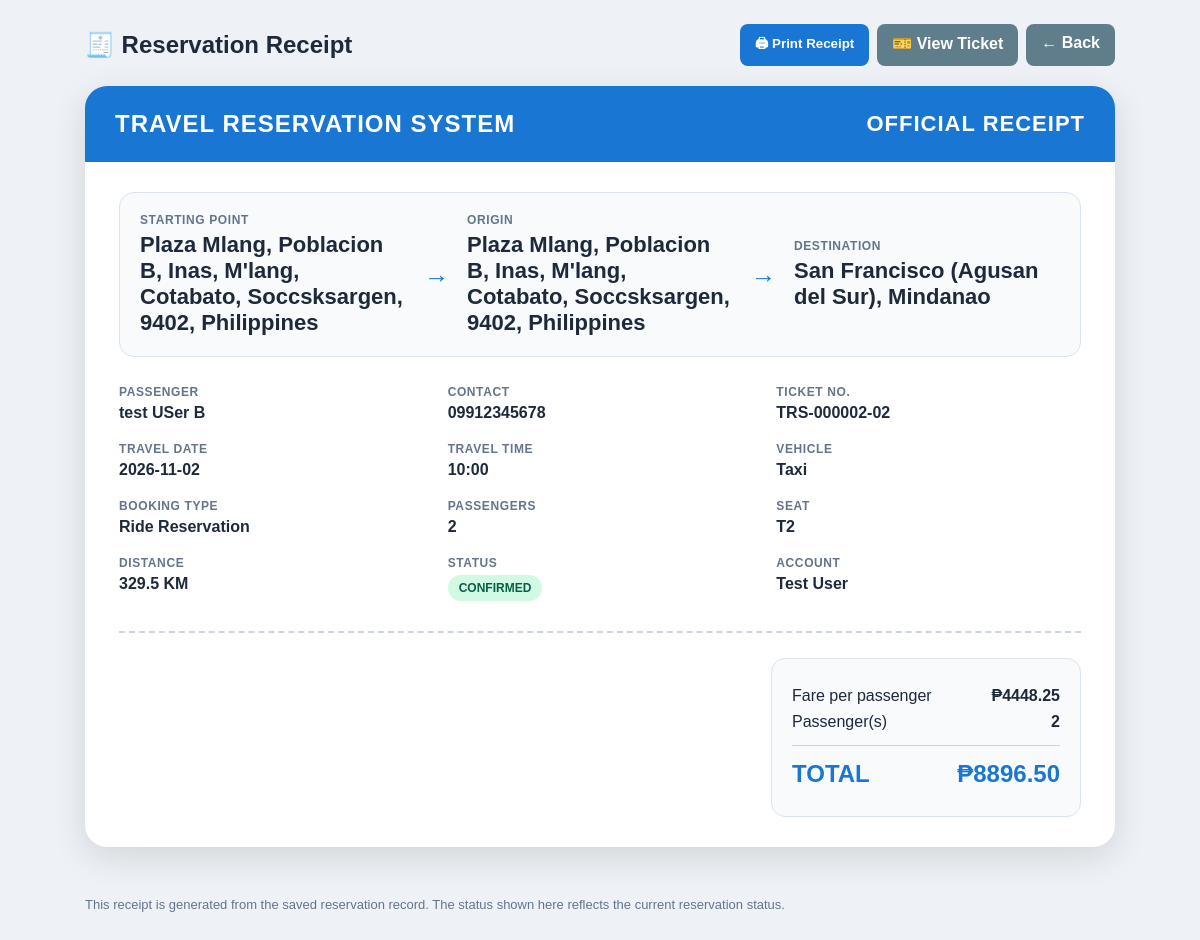
Page /receipt/TRS-000002-02 (signed in) on the committed database.
### tables this page shows
CREATE TABLE tickets (
            ticket_id INTEGER PRIMARY KEY AUTOINCREMENT,
            reservation_id INTEGER NOT NULL,
            user_id INTEGER NOT NULL,
            passenger_name TEXT NOT NULL,
            contact TEXT NOT NULL,
            starting_location TEXT NOT NULL,
            origin TEXT NOT NULL,
            destination TEXT NOT NULL,
            travel_date TEXT NOT NULL,
            travel_time TEXT NOT NULL,
            vehicle TEXT NOT NULL,
            seat_number TEXT NOT NULL,
            fare REAL DEFAULT 0,
            status TEXT DEFAULT 'Pending',
            booking_type TEXT,
            passengers INTEGER DEFAULT 1,
            ticket_number TEXT UNIQUE NOT NULL, vehicle_code TEXT,
            FOREIGN KEY (reservation_id)
                REFERENCES reservations(reservation_id),
            FOREIGN KEY (user_id)
                REFERENCES users(user_id)
        );

CREATE TABLE reservations (
            reservation_id INTEGER PRIMARY KEY AUTOINCREMENT,
            user_id INTEGER NOT NULL,
            passenger_name TEXT NOT NULL,
            contact TEXT NOT NULL,
            starting_location TEXT NOT NULL,
            origin TEXT NOT NULL,
            destination TEXT NOT NULL,
            travel_date TEXT NOT NULL,
            travel_time TEXT NOT NULL,
            vehicle TEXT NOT NULL,
            passengers INTEGER NOT NULL,
            distance REAL DEFAULT 0,
            fare REAL DEFAULT 0,
            status TEXT DEFAULT 'Pending', seat_number TEXT DEFAULT '', ticket_number TEXT DEFAULT '', booking_type
            TEXT DEFAULT 'Ride Reservation', passenger_names TEXT, booking_reference TEXT, vehicle_code TEXT,
            FOREIGN KEY (user_id) REFERENCES users(user_id)
        );

CREATE TABLE users (
            user_id INTEGER PRIMARY KEY AUTOINCREMENT,
            full_name TEXT NOT NULL,
            username TEXT UNIQUE NOT NULL,
            password TEXT NOT NULL,
            contact TEXT
        );

### TravelReservationSystem/app.py (the view, shortened to what this page needs)
@app.route("/receipt/<ticket_number>")
def view_receipt(ticket_number):
    if "user_id" not in session:
        return redirect(url_for("login"))
    conn = get_db()
    ticket = conn.execute(
        """
        SELECT
            t.*,
            r.distance AS distance,
            u.full_name AS account_name,
            u.username
        FROM tickets t
        JOIN reservations r
            ON t.reservation_id = r.reservation_id
        JOIN users u
            ON t.user_id = u.user_id
        WHERE t.ticket_number = ?
        """,
        (ticket_number,)
    ).fetchone()
    conn.close()
    if not ticket:
        abort(404)
    return render_template(
        "receipt.html",
        ticket=ticket
    )

### TravelReservationSystem/app.py (called while the page is built)
def get_db():
    conn = sqlite3.connect(DATABASE, timeout=30)
    conn.row_factory = sqlite3.Row
    return conn

### TravelReservationSystem/templates/receipt.html (shortened to what this page needs)
<!DOCTYPE html>
<html lang="en">
<head>
</head>
<body>
<div class="topbar">
    <h2>🧾 Reservation Receipt</h2>
    <div class="actions">
        <button onclick="window.print()">🖨 Print Receipt</button>
        <a class="btn gray" href="{{ url_for('view_ticket', ticket_number=ticket.ticket_number) }}">
            🎫 View Ticket
        </a>
        <a class="btn gray" href="{{ url_for('dashboard') }}">← Back</a>
    </div>
</div>
<div class="receipt-wrap">
    <div class="receipt">
        <div class="receipt-head">
            <div class="brand">TRAVEL RESERVATION SYSTEM</div>
            <div class="receipt-title">OFFICIAL RECEIPT</div>
        </div>
        <div class="receipt-body">
            <div class="route">
                <div class="place">
                    <small>STARTING POINT</small>
                    <strong>{{ ticket.starting_location }}</strong>
                </div>
                <div class="arrow">→</div>
                <div class="place">
                    <small>ORIGIN</small>
                    <strong>{{ ticket.origin if ticket.origin else '—' }}</strong>
                </div>
                <div class="arrow">→</div>
                <div class="place">
                    <small>DESTINATION</small>
                    <strong>{{ ticket.destination }}</strong>
                </div>
            </div>
            <div class="info-grid">
                <div>
                    <span class="label">PASSENGER</span>
                    <div class="value">{{ ticket.passenger_name }}</div>
                </div>
                <div>
                    <span class="label">CONTACT</span>
                    <div class="value">{{ ticket.contact }}</div>
                </div>
                <div>
                    <span class="label">TICKET NO.</span>
                    <div class="value">{{ ticket.ticket_number }}</div>
                </div>
                <div>
                    <span class="label">TRAVEL DATE</span>
                    <div class="value">{{ ticket.travel_date }}</div>
                </div>
                <div>
                    <span class="label">TRAVEL TIME</span>
                    <div class="value">{{ ticket.travel_time }}</div>
                </div>
                <div>
                    <span class="label">VEHICLE</span>
                    <div class="value">{{ ticket.vehicle }}</div>
                </div>
                <div>
                    <span class="label">BOOKING TYPE</span>
                    <div class="value">{{ ticket.booking_type }}</div>
                </div>
                <div>
                    <span class="label">PASSENGERS</span>
                    <div class="value">{{ ticket.passengers }}</div>
                </div>
                <div>
                    <span class="label">SEAT</span>
                    <div class="value">{{ ticket.seat_number if ticket.seat_number else 'RIDE' }}</div>
                </div>
                <div>
                    <span class="label">DISTANCE</span>
                    <div class="value">{{ '%.1f'|format(ticket.distance|float) }} KM</div>
                </div>
                <div>
                    <span class="label">STATUS</span>
                    <div class="value">
                        <span class="status {{ ticket.status|lower }}">
                            {{ ticket.status|upper }}
                        </span>
                    </div>
                </div>
                <div>
                    <span class="label">ACCOUNT</span>
                    <div class="value">{{ ticket.account_name }}</div>
                </div>
            </div>
            <div class="summary">
                <div class="total-box">
                    <div class="total-row">
                        <span>Fare per passenger</span>
                        <strong>₱{{ '%.2f'|format(ticket.fare|float) }}</strong>
                    </div>
                    <div class="total-row">
                        <span>Passenger(s)</span>
                        <strong>{{ ticket.passengers }}</strong>
                    </div>
                    <div class="total-row total">
                        <span>TOTAL</span>
                        <strong>₱{{ '%.2f'|format((ticket.fare|float) * (ticket.passengers|int)) }}</strong>
                    </div>
                </div>
            </div>
        </div>
    </div>
</div>
<div class="note">
    This receipt is generated from the saved reservation record. The status shown here reflects the current reservation status.
</div>
</body>
</html>

### TravelReservationSystem/templates/receipt.html (style rules this page uses)
* { box-sizing: border-box; }
body { margin: 0; font-family: Arial, sans-serif; background: #eef2f6; color: #1e293b; }
.topbar { max-width: 1050px; margin: 24px auto 0; display: flex; gap: 10px; align-items: center; justify-content: space-between; padding: 0 10px; }
.topbar h2 { margin: 0; }
.actions { display: flex; gap: 8px; flex-wrap: wrap; }
button, a.btn { border: 0; border-radius: 8px; padding: 10px 15px; cursor: pointer; text-decoration: none; font-weight: bold; background: #1976d2; color: white; }
.btn.gray { background: #607d8b; }
.receipt-wrap { max-width: 1050px; margin: 20px auto 50px; padding: 0 10px; }
.receipt { background: white; border-radius: 22px; overflow: hidden; box-shadow: 0 10px 35px rgba(0,0,0,.12); }
.receipt-head { background: #1976d2; color: white; padding: 24px 30px; display: flex; justify-content: space-between; align-items: center; gap: 20px; }
.brand { font-size: 24px; font-weight: 800; letter-spacing: 1px; }
.receipt-title { font-size: 22px; font-weight: 800; letter-spacing: 1px; }
.receipt-body { padding: 30px 34px; }
.route { display: grid; grid-template-columns: 1fr auto 1fr auto 1fr; gap: 18px; align-items: center; padding: 20px; border: 1px solid #dbe4ee; border-radius: 15px; background: #f8fafc; margin-bottom: 28px; }
.route .place { min-width: 0; }
.route small, .label { display: block; color: #64748b; font-size: 12px; font-weight: 700; letter-spacing: .6px; }
.route strong { display: block; font-size: 22px; margin-top: 5px; word-break: break-word; }
.arrow { font-size: 25px; color: #1976d2; }
.info-grid { display: grid; grid-template-columns: repeat(3, 1fr); gap: 20px 24px; }
.value { font-size: 16px; font-weight: 700; margin-top: 5px; word-break: break-word; }
.summary { margin-top: 30px; border-top: 2px dashed #cbd5e1; padding-top: 25px; display: flex; justify-content: flex-end; }
.total-box { min-width: 310px; padding: 20px; border-radius: 14px; background: #f8fafc; border: 1px solid #dbe4ee; }
.total-row { display: flex; justify-content: space-between; gap: 20px; margin: 8px 0; }
.total { margin-top: 14px; padding-top: 14px; border-top: 1px solid #cbd5e1; font-size: 24px; font-weight: 800; color: #1976d2; }
.status { display: inline-block; padding: 6px 11px; border-radius: 999px; font-weight: 800; font-size: 12px; }
.confirmed { background: #d1fae5; color: #065f46; }
.note { max-width: 1050px; margin: 0 auto 40px; padding: 0 10px; color: #64748b; font-size: 13px; }

### rows in the picture
tickets: starting_location "Plaza Mlang, Poblacion B, Inas, M'lang, Cotabato, Soccsksargen, 9402, Philippines", origin "Plaza Mlang, Poblacion B, Inas, M'lang, Cotabato, Soccsksargen, 9402, Philippines", destination "San Francisco (Agusan del Sur), Mindanao", passenger_name "test USer B", contact "09912345678", ticket_number "TRS-000002-02", travel_date "2026-11-02", travel_time "10:00", vehicle "Taxi", booking_type "Ride Reservation", passengers "2", seat_number "T2", status "CONFIRMED", fare "4448.25", (ticket.fare|float)*(ticket.passengers|int) "8896.50"
reservations: distance "329.5"
users: account_name "Test User"
